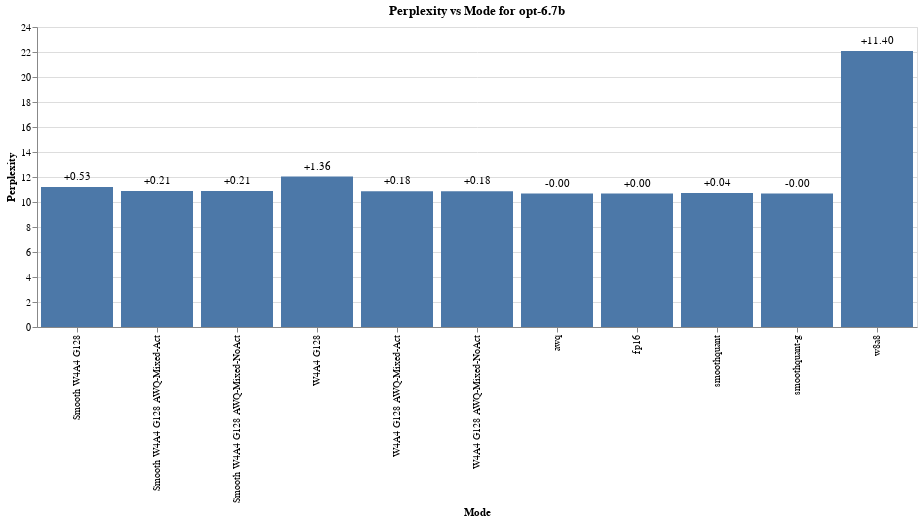

Notebook cell for this chart:
### Code cell
short_model_name = "opt-6.7b"
results_filename = f"results/{short_model_name}.csv"
# Read with columns
col_names = ["Mode", "Perplexity"]
df = pandas.read_csv(results_filename, names=col_names, header=None)

base_value = df.loc[df["Mode"] == "fp16"]["Perplexity"].values[0]
df["Diff"] = df["Perplexity"] - base_value
# Format as +/- value with 2 decimal places
df["Diff"] = df["Diff"].map(lambda x: f"{x:+.2f}")

# Remove w4a4 mode
df = df[df["Mode"] != "w4a4"]
df = df[df["Mode"] != "smooth-w4a4"]

# Copilot: Plot perplexity as a function of mode
# The plot is a bar chart with the perplexity values for each mode
# For each bar, label the top with the diff from the base value
# The base value is the value for the mode "fp16"
chart = alt.Chart(df).encode(
    x="Mode",
    y="Perplexity",
    text="Diff",
).properties(
    title=f"Perplexity vs Mode for {short_model_name}",
    width=alt.Step(80),
)

chart.mark_bar() + chart.mark_text(dy=-10)

### Figure 1 — Vega-Lite specification as saved in the notebook (floating-point values rounded to 4 significant figures)
{"config": {"view": {"continuousWidth": 300, "continuousHeight": 300}}, "layer": [{"mark": {"type": "bar"}, "encoding": {"text": {"field": "Diff", "type": "nominal"}, "x": {"field": "Mode", "type": "nominal"}, "y": {"field": "Perplexity", "type": "quantitative"}}, "title": "Perplexity vs Mode for opt-6.7b"}, {"mark": {"type": "text", "dy": -10}, "encoding": {"text": {"field": "Diff", "type": "nominal"}, "x": {"field": "Mode", "type": "nominal"}, "y": {"field": "Perplexity", "type": "quantitative"}}, "title": "Perplexity vs Mode for opt-6.7b"}], "data": {"name": "data-dd59d46b6b3d5bfedb8794dbe6c027c7"}, "width": {"step": 80}, "$schema": "https://vega.github.io/schema/vega-lite/v5.20.1.json", "datasets": {"data-dd59d46b6b3d5bfedb8794dbe6c027c7": [{"Mode": "fp16", "Perplexity": 10.67, "Diff": "+0.00"}, {"Mode": "awq", "Perplexity": 10.67, "Diff": "-0.00"}, {"Mode": "smoothquant", "Perplexity": 10.71, "Diff": "+0.04"}, {"Mode": "smoothquant-g", "Perplexity": 10.67, "Diff": "-0.00"}, {"Mode": "w8a8", "Perplexity": 22.07, "Diff": "+11.40"}, {"Mode": "W4A4 G128", "Perplexity": 12.03, "Diff": "+1.36"}, {"Mode": "Smooth W4A4 G128", "Perplexity": 11.21, "Diff": "+0.53"}, {"Mode": "W4A4 G128 AWQ-Mixed-NoAct", "Perplexity": 10.86, "Diff": "+0.18"}, {"Mode": "Smooth W4A4 G128 AWQ-Mixed-NoAct", "Perplexity": 10.88, "Diff": "+0.21"}, {"Mode": "W4A4 G128 AWQ-Mixed-Act", "Perplexity": 10.85, "Diff": "+0.18"}, {"Mode": "Smooth W4A4 G128 AWQ-Mixed-Act", "Perplexity": 10.88, "Diff": "+0.21"}]}}
